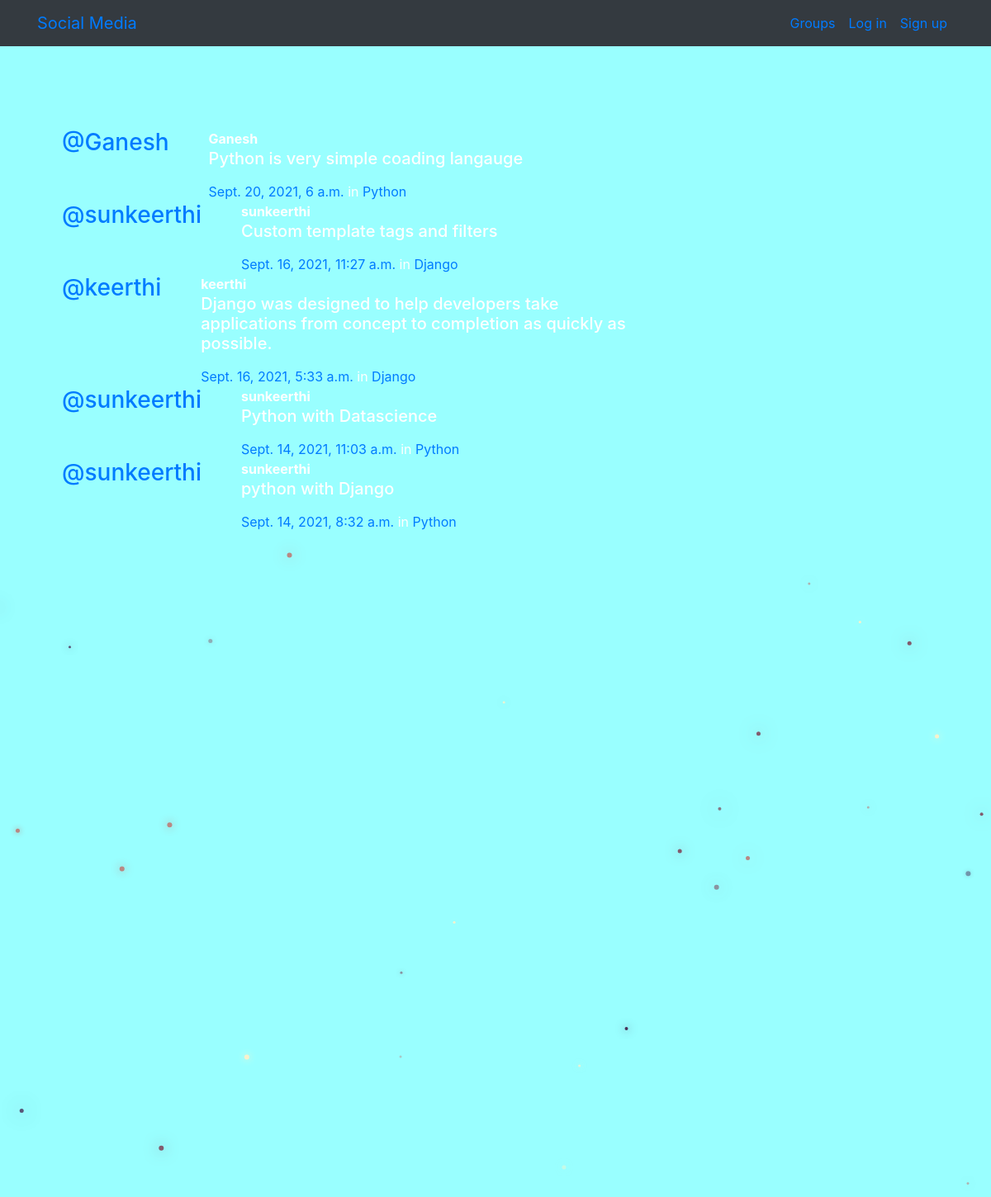
/posts/, run on the app's committed database.
### posts/models.py (models this page shows, shortened)
class Post(models.Model):
    user = models.ForeignKey(User, related_name="posts",on_delete=models.CASCADE)
    created_at = models.DateTimeField(auto_now=True)
    message = models.TextField()
    message_html = models.TextField(editable=False)
    group = models.ForeignKey(Group, related_name="posts",null=True, blank=True,on_delete=models.CASCADE)
    class Meta:
        ordering = ["-created_at"]
        unique_together = ["user", "message"]

### groups/models.py (models this page shows, shortened)
class Group(models.Model):
    name = models.CharField(max_length=255, unique=True)
    slug = models.SlugField(allow_unicode=True, unique=True)
    description = models.TextField(blank=True, default='')
    description_html = models.TextField(editable=False, default='', blank=True)
    members = models.ManyToManyField(User,through="GroupMember")
    class Meta:
        ordering = ["name"]

### posts/views.py (the view)
# urls.py: path('',views.PostList.as_view(),name='all'),
class PostList(SelectRelatedMixin, generic.ListView):
    model = models.Post
    select_related = ("user", "group")

### posts/templates/posts/post_list.html (shortened to what this page needs)
{% extends "posts/post_base.html" %}
{% load humanize %}
{% block post_content %}
<div class="col-md-8">
	{% for post in post_list %}
  {% include "posts/_post.html" %}
	{% endfor %}
</div>
{% endblock %}

### posts/templates/posts/_post.html (shortened to what this page needs)
<div class="media">
	<h3 class="mr-5"><a href="{% url 'posts:for_user' username=post.user.username %}">@{{ post.user.username }}</a></h3>
	<div class="media-body">
		<strong>{{ post.user.username }}</strong>
		<h5>{{ post.message_html|safe }}</h5>
			<time class="time"><a href="{% url 'posts:single' username=post.user.username pk=post.pk %}">{{ post.created_at }}</a></time>
			{% if post.group %}
			<span class="group-name">in <a href="#">{{ post.group.name }}</a></span>
			{% endif %}
	</div>
</div>

### static/SocilaMedia/css/master.css (style rules this page uses)
body { margin: 0; overflow: hidden; background-color: #99ffff; color:white; }

### static/css/master.css (style rules this page uses)
html, body { height: 100%; width: 100%; overflow: hidden; background: #99ffff; margin: 0; }

### data on the page
Post: user.username "Ganesh", message_html "Python is very simple coading langauge", created_at "Sept. 20, 2021, 6 a.m.", group.name "Python"
Post: user.username "sunkeerthi", message_html "Custom template tags and filters", created_at "Sept. 16, 2021, 11:27 a.m.", group.name "Django"
Post: user.username "keerthi", message_html "Django was designed to help developers take applications from concept to completion as quickly as possible.", created_at "Sept. 16, 2021, 5:33 a.m.", group.name "Django"
Post: user.username "sunkeerthi", message_html "Python with Datascience", created_at "Sept. 14, 2021, 11:03 a.m.", group.name "Python"
Post: user.username "sunkeerthi", message_html "python with Django", created_at "Sept. 14, 2021, 8:32 a.m.", group.name "Python"
